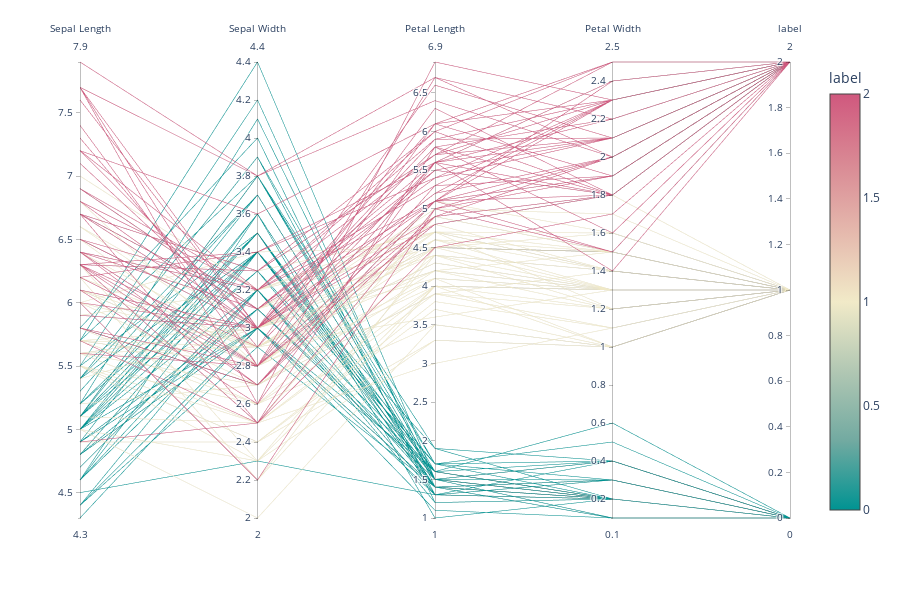

The notebook cell saved with this chart:
### Markdown cell above
This turns out to be **88%**, which is an acceptable first try. Further analysis shows that the loss in accuracy comes from misclassifications between cluster 0 and cluster 2. Lets look further into this by using a Parallel Coordinates plot, which allows us to visualise high dimensional data such as the Iris data.

### Code cell
import plotly.express as px

fig = px.parallel_coordinates(df.toPandas(), color="label", labels={"species_id": "Species",
                "sepal_width": "Sepal Width", "sepal_length": "Sepal Length",
                "petal_width": "Petal Width", "petal_length": "Petal Length", },
                             color_continuous_scale=px.colors.diverging.Tealrose,
                             color_continuous_midpoint=1)
fig.show()

### Figure 1 — Plotly figure (JSON) as saved in the notebook; plotly's stock layout.template omitted (floating-point values rounded to 4 significant figures; data arrays with more than 128 entries replaced by an {"elided": "..."} marker saying what was removed)
{"data": [{"dimensions": [{"label": "Sepal Length", "values": {"elided": "150 float values"}}, {"label": "Sepal Width", "values": {"elided": "150 float values"}}, {"label": "Petal Length", "values": {"elided": "150 float values"}}, {"label": "Petal Width", "values": {"elided": "150 float values"}}, {"label": "label", "values": {"elided": "150 int values"}}], "domain": {"x": [0, 0.98], "y": [0, 1]}, "line": {"color": {"elided": "150 int values"}, "coloraxis": "coloraxis"}, "name": "", "type": "parcoords"}], "layout": {"coloraxis": {"cmid": 1, "colorbar": {"title": {"text": "label"}}, "colorscale": [[0, "rgb(0, 147, 146)"], [0.1667, "rgb(114, 170, 161)"], [0.3333, "rgb(177, 199, 179)"], [0.5, "rgb(241, 234, 200)"], [0.6667, "rgb(229, 185, 173)"], [0.8333, "rgb(217, 137, 148)"], [1, "rgb(208, 88, 126)"]]}, "height": 600, "legend": {"tracegroupgap": 0}, "margin": {"t": 60}}}
